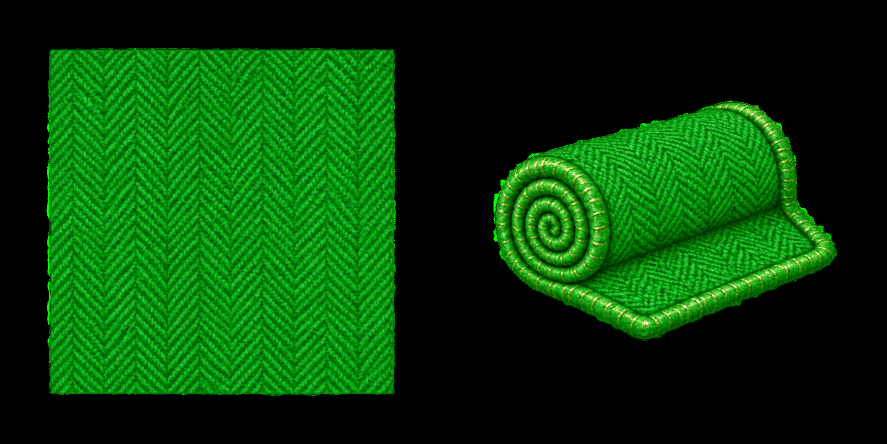
#> input picture art/match3-carpet-paint/source.png, 1774 x 887 px (shown at 1/2 size)
$ python -i skeleton.py   (imports and definitions only)
#> lines starting #> are read from the running program, lines starting #| are printed output that depends on the picture
"""Read selected first frames from bundled Spine 3.2.01 skeletons (not a general animation runtime).

Binary field layout checked against the official 3.1.07 / 3.4.02 format readers;
3.2 uses shear-aware bones with the older separate weighted-mesh attachment.
Only the features required by these skeletons are accepted, never silently skipped.
"""
import math
import struct
from PIL import Image, ImageDraw


class Reader:
    def __init__(self, data):
        self.data, self.position = data, 0

    def raw(self, count):
        end = self.position + count
        if end > len(self.data):
            raise ValueError('Truncated skeleton')
        result = self.data[self.position:end]
        self.position = end
        return result

    def byte(self):
        return self.raw(1)[0]

    def var(self):
        value = 0
        for shift in range(0, 35, 7):
            byte = self.byte()
            value |= (byte & 127) << shift
            if byte < 128:
                return value
        raise ValueError('Invalid skeleton varint')

    def string(self):
        count = self.var()
        return self.raw(count - 1).decode('utf8') if count else None

    def floats(self, count):
        return struct.unpack(f'>{count}f', self.raw(count * 4))

    def shorts(self):
        count = self.var()
        return struct.unpack(f'>{count}H', self.raw(count * 2))


def transform(matrix, x, y):
    a, b, c, d, tx, ty = matrix
    return a*x+b*y+tx, c*x+d*y+ty


def read_setup(data, expected_animation="Blink", regions=None):
    r = Reader(data)
    r.string()  # content hash
    version = r.string()
    if version != '3.2.01':
        raise ValueError(f'Unsupported skeleton version {version}')
    r.floats(2)  # authoring bounds, not the origin
    extra = r.byte()
    if extra:
        r.string()
    local_bones = []
    for i in range(r.var()):
        r.string()
        parent = r.var() if i else None
        values = list(r.floats(8))
        inherit = (r.byte(), r.byte())
        if any(value not in (0, 1) for value in inherit):
            raise ValueError('Invalid bone inheritance')
        if extra:
            r.raw(4)
        local_bones.append((parent, values, inherit))
    if r.var() or r.var():
        raise ValueError('Constraints need an animation runtime')
    slots = []
    for _ in range(r.var()):
        name, bone, color = r.string(), r.var(), r.raw(4)
        attachment, blend = r.string(), r.var()
        if color != bytes([255]*4) or blend:
            raise ValueError(f'Unsupported slot color/blend: {name}')
        slots.append([bone, attachment, color])
    attachments = {}
    for _ in range(r.var()):
        slot = r.var()
        for _ in range(r.var()):
            key = r.string()
            name = r.string() or key
            kind = r.byte()
            path = r.string() or name
            if kind == 0:
                rotation, x, y, sx, sy, width, height = r.floats(7)
                if r.raw(4) != bytes([255]*4):
                    raise ValueError(f'Unsupported attachment color: {name}')
                if regions is None or path not in regions:
                    raise ValueError(f'Missing atlas region: {path}')
                region = regions[path]
                rw, rh = map(int, region['size'].split(','))
                ow, oh = map(int, region['orig'].split(','))
                ox, oy = map(int, region['offset'].split(','))
                x1, y1 = -width*sx/2+ox*width*sx/ow, -height*sy/2+oy*height*sy/oh
                x2, y2 = x1+rw*width*sx/ow, y1+rh*height*sy/oh
                angle = math.radians(rotation)
                cs, sn = math.cos(angle), math.sin(angle)
                vertices = [[(slots[slot][0], x+px*cs-py*sn, y+px*sn+py*cs, 1)]
                            for px,py in [(x1,y1),(x1,y2),(x2,y2),(x2,y1)]]
                uvs, triangles = [(0,1),(0,0),(1,0),(1,1)], [0,1,2,2,3,0]
            elif kind in (2, 3):
                if r.raw(4) != bytes([255]*4):
                    raise ValueError(f'Unsupported attachment color: {name}')
                count = r.var()
                uvdata, triangles = r.floats(count*2), r.shorts()
                uvs = list(zip(uvdata[::2], uvdata[1::2]))
                vertices = []
                for _ in range(count):
                    if kind == 2:
                        vertices.append([(slots[slot][0], *r.floats(2), 1)])
                    else:
                        vertices.append([(int(r.floats(1)[0]), *r.floats(3))
                                         for _ in range(int(r.floats(1)[0]))])
                r.var()  # hull length
                if extra:
                    r.shorts()
                    r.floats(2)
            else:
                raise ValueError(f'Unsupported attachment: {name} ({kind})')
            attachments[slot,key] = dict(path=path, vertices=vertices, uvs=uvs, triangles=triangles)
    if r.var() or r.var():
        raise ValueError('Unexpected additional skins or events')
    # Walk earlier animations to reach the selected authored first frame.
    found = False
    for _ in range(r.var()):
        animation = r.string()
        selected = animation == expected_animation
        for _ in range(r.var()):
            slot = r.var()
            for _ in range(r.var()):
                kind, frames = r.byte(), r.var()
                if kind not in (4,5):
                    raise ValueError('Unsupported slot timeline')
                for frame in range(frames):
                    time = r.floats(1)[0]
                    value = r.string() if kind == 4 else r.raw(4)
                    if selected and frame == 0 and time == 0:
                        slots[slot][1 if kind == 4 else 2] = value
                    if kind == 5 and frame < frames-1:
                        read_curve(r)
        for _ in range(r.var()):
            bone = r.var()
            values = local_bones[bone][1]
            for _ in range(r.var()):
                kind, frames = r.byte(), r.var()
                if kind not in (0,1,2,3):
                    raise ValueError('Unsupported bone timeline')
                for frame in range(frames):
                    key = r.floats(2 if kind == 0 else 3)
                    if selected and frame == 0 and key[0] == 0:
                        if kind == 0:
                            values[0] += key[1]
                        else:
                            offset = {1:1, 2:3, 3:5}[kind]
                            for j in (0,1):
                                if kind == 2:
                                    values[offset+j] *= key[j+1]
                                else:
                                    values[offset+j] += key[j+1]
                    if frame < frames-1:
                        read_curve(r)
        # IK and transform constraints are absent from these skeletons.
        if r.var() or r.var():
            raise ValueError('Unsupported animation constraint timeline')
        # Deformation data is skipped for earlier animations, never for the selected pose.
        for _ in range(r.var()):
            r.var()  # skin
            for _ in range(r.var()):
                r.var()  # slot
                for _ in range(r.var()):
                    r.string()  # attachment
                    frames = r.var()
                    for frame in range(frames):
                        time = r.floats(1)[0]
                        count = r.var()
                        if count:
                            r.var()  # first vertex
                            r.floats(count)
                        if selected and frame == 0 and time == 0 and count:
                            raise ValueError('Unsupported selected deformation')
                        if frame < frames-1: read_curve(r)
        draw_count = r.var()
        for frame in range(draw_count):
            time = r.floats(1)[0]
            changes = [(r.var(), r.var()) for _ in range(r.var())]
            if selected and frame == 0 and time == 0 and changes:
                raise ValueError('Unsupported selected draw order')
        event_count = r.var()
        if event_count:
            raise ValueError('Unsupported animation event timeline')
        if selected:
            found = True
            break
    if not found:
        raise ValueError(f'Animation not found: {expected_animation}')
    bones = world_bones(local_bones)
    layers = []
    for slot, (bone, key, color) in enumerate(slots):
        if key is None:
            continue
        if (slot,key) not in attachments:
            raise ValueError(f'Missing slot attachment: {slot} {key}')
        layer = attachments[slot,key]
        layer['color'] = color
        world = []
        for vertex in layer['vertices']:
            points = [(*transform(bones[bone], x,y),weight) for bone,x,y,weight in vertex]
            world.append(tuple(sum(p[k]*p[2] for p in points) for k in (0,1)))
        layer['vertices'] = world
        layers.append(layer)
    return layers


# [96 lines left out: functions read_curve, world_bones, read_atlas, render_setup, not called in this run]

>>> import cv2
>>> picture = cv2.imread('../../../art/match3-carpet-paint/source.png', cv2.IMREAD_GRAYSCALE)
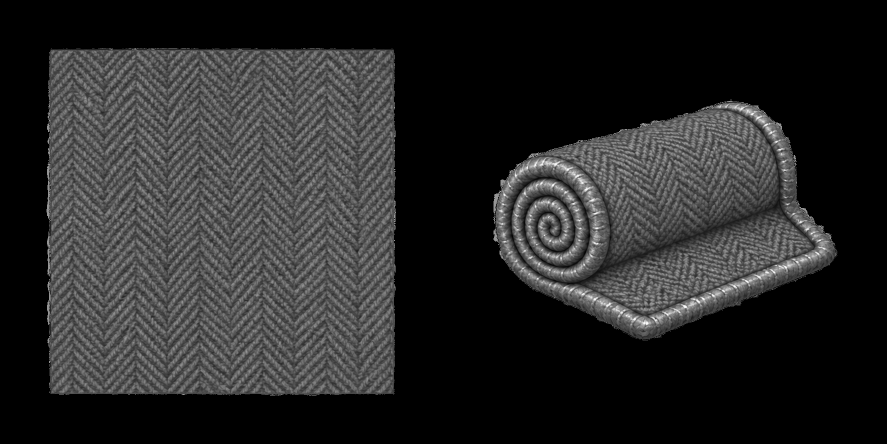
#> picture: shape (887, 1774) (shown at 1/2 size); min 0, max 255, mean 39.5
>>> result = read_setup(picture)
#> in __init__, `self.data, self.position = data, 0`: self.position = 0
#> the loop in var, `for shift in range(0, 35, 7):` made 1 pass
#> after the loop in var, `for shift in range(0, 35, 7):`: value = 1774 values from 0 to 0
#> (the run stopped early here; a loop or call above may not have finished)
